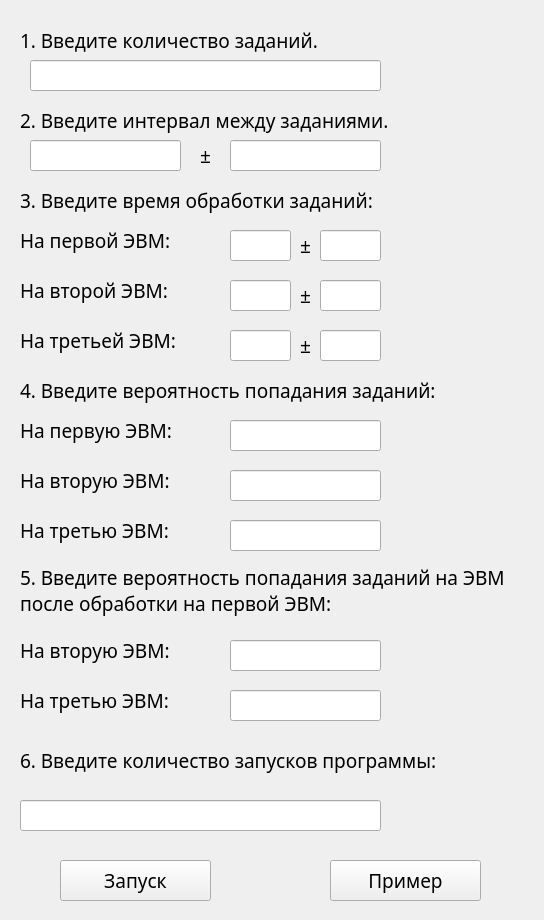
<?xml version="1.0" encoding="UTF-8"?>
<ui version="4.0">
 <class>MainWindow</class>
 <widget class="QMainWindow" name="MainWindow">
  <property name="geometry">
   <rect>
    <x>0</x>
    <y>0</y>
    <width>544</width>
    <height>920</height>
   </rect>
  </property>
  <property name="font">
   <font>
    <family>Century Gothic</family>
    <pointsize>14</pointsize>
   </font>
  </property>
  <property name="windowTitle">
   <string>Моделирование работы ЭВМ</string>
  </property>
  <property name="windowIcon">
   <iconset>
    <normaloff>icon.png</normaloff>icon.png</iconset>
  </property>
  <widget class="QWidget" name="centralwidget">
   <widget class="QLabel" name="label">
    <property name="geometry">
     <rect>
      <x>20</x>
      <y>20</y>
      <width>371</width>
      <height>41</height>
     </rect>
    </property>
    <property name="text">
     <string>1. Введите количество заданий.</string>
    </property>
   </widget>
   <widget class="QLineEdit" name="lineEdit">
    <property name="geometry">
     <rect>
      <x>30</x>
      <y>60</y>
      <width>351</width>
      <height>31</height>
     </rect>
    </property>
   </widget>
   <widget class="QLineEdit" name="lineEdit_2">
    <property name="geometry">
     <rect>
      <x>30</x>
      <y>140</y>
      <width>151</width>
      <height>31</height>
     </rect>
    </property>
    <property name="text">
     <string/>
    </property>
   </widget>
   <widget class="QLabel" name="label_2">
    <property name="geometry">
     <rect>
      <x>20</x>
      <y>100</y>
      <width>461</width>
      <height>41</height>
     </rect>
    </property>
    <property name="text">
     <string>2. Введите интервал между заданиями.</string>
    </property>
   </widget>
   <widget class="QLineEdit" name="lineEdit_3">
    <property name="geometry">
     <rect>
      <x>230</x>
      <y>140</y>
      <width>151</width>
      <height>31</height>
     </rect>
    </property>
   </widget>
   <widget class="QLabel" name="label_3">
    <property name="geometry">
     <rect>
      <x>200</x>
      <y>140</y>
      <width>31</width>
      <height>31</height>
     </rect>
    </property>
    <property name="text">
     <string>±</string>
    </property>
   </widget>
   <widget class="QLabel" name="label_4">
    <property name="geometry">
     <rect>
      <x>20</x>
      <y>180</y>
      <width>461</width>
      <height>41</height>
     </rect>
    </property>
    <property name="text">
     <string>3. Введите время обработки заданий:</string>
    </property>
   </widget>
   <widget class="QLabel" name="label_5">
    <property name="geometry">
     <rect>
      <x>20</x>
      <y>220</y>
      <width>201</width>
      <height>41</height>
     </rect>
    </property>
    <property name="text">
     <string>На первой ЭВМ:</string>
    </property>
   </widget>
   <widget class="QLineEdit" name="lineEdit_4">
    <property name="geometry">
     <rect>
      <x>230</x>
      <y>230</y>
      <width>61</width>
      <height>31</height>
     </rect>
    </property>
    <property name="text">
     <string/>
    </property>
   </widget>
   <widget class="QLabel" name="label_6">
    <property name="geometry">
     <rect>
      <x>20</x>
      <y>270</y>
      <width>201</width>
      <height>41</height>
     </rect>
    </property>
    <property name="text">
     <string>На второй ЭВМ:</string>
    </property>
   </widget>
   <widget class="QLineEdit" name="lineEdit_5">
    <property name="geometry">
     <rect>
      <x>230</x>
      <y>280</y>
      <width>61</width>
      <height>31</height>
     </rect>
    </property>
    <property name="text">
     <string/>
    </property>
   </widget>
   <widget class="QLabel" name="label_7">
    <property name="geometry">
     <rect>
      <x>20</x>
      <y>320</y>
      <width>201</width>
      <height>41</height>
     </rect>
    </property>
    <property name="text">
     <string>На третьей ЭВМ:</string>
    </property>
   </widget>
   <widget class="QLineEdit" name="lineEdit_6">
    <property name="geometry">
     <rect>
      <x>230</x>
      <y>330</y>
      <width>61</width>
      <height>31</height>
     </rect>
    </property>
    <property name="text">
     <string/>
    </property>
   </widget>
   <widget class="QLabel" name="label_8">
    <property name="geometry">
     <rect>
      <x>20</x>
      <y>370</y>
      <width>511</width>
      <height>41</height>
     </rect>
    </property>
    <property name="text">
     <string>4. Введите вероятность попадания заданий:</string>
    </property>
   </widget>
   <widget class="QLabel" name="label_9">
    <property name="geometry">
     <rect>
      <x>20</x>
      <y>510</y>
      <width>201</width>
      <height>41</height>
     </rect>
    </property>
    <property name="text">
     <string>На третью ЭВМ:</string>
    </property>
   </widget>
   <widget class="QLineEdit" name="lineEdit_7">
    <property name="geometry">
     <rect>
      <x>230</x>
      <y>470</y>
      <width>151</width>
      <height>31</height>
     </rect>
    </property>
    <property name="text">
     <string/>
    </property>
   </widget>
   <widget class="QLabel" name="label_10">
    <property name="geometry">
     <rect>
      <x>20</x>
      <y>460</y>
      <width>201</width>
      <height>41</height>
     </rect>
    </property>
    <property name="text">
     <string>На вторую ЭВМ:</string>
    </property>
   </widget>
   <widget class="QLabel" name="label_11">
    <property name="geometry">
     <rect>
      <x>20</x>
      <y>410</y>
      <width>201</width>
      <height>41</height>
     </rect>
    </property>
    <property name="text">
     <string>На первую ЭВМ:</string>
    </property>
   </widget>
   <widget class="QLineEdit" name="lineEdit_8">
    <property name="geometry">
     <rect>
      <x>230</x>
      <y>420</y>
      <width>151</width>
      <height>31</height>
     </rect>
    </property>
    <property name="text">
     <string/>
    </property>
   </widget>
   <widget class="QLineEdit" name="lineEdit_9">
    <property name="geometry">
     <rect>
      <x>230</x>
      <y>520</y>
      <width>151</width>
      <height>31</height>
     </rect>
    </property>
    <property name="text">
     <string/>
    </property>
   </widget>
   <widget class="QLabel" name="label_12">
    <property name="geometry">
     <rect>
      <x>20</x>
      <y>560</y>
      <width>511</width>
      <height>61</height>
     </rect>
    </property>
    <property name="text">
     <string>5. Введите вероятность попадания заданий на ЭВМ после обработки на первой ЭВМ:</string>
    </property>
    <property name="wordWrap">
     <bool>true</bool>
    </property>
   </widget>
   <widget class="QLabel" name="label_13">
    <property name="geometry">
     <rect>
      <x>20</x>
      <y>630</y>
      <width>201</width>
      <height>41</height>
     </rect>
    </property>
    <property name="text">
     <string>На вторую ЭВМ:</string>
    </property>
   </widget>
   <widget class="QLabel" name="label_14">
    <property name="geometry">
     <rect>
      <x>20</x>
      <y>680</y>
      <width>201</width>
      <height>41</height>
     </rect>
    </property>
    <property name="text">
     <string>На третью ЭВМ:</string>
    </property>
   </widget>
   <widget class="QLineEdit" name="lineEdit_10">
    <property name="geometry">
     <rect>
      <x>230</x>
      <y>690</y>
      <width>151</width>
      <height>31</height>
     </rect>
    </property>
    <property name="text">
     <string/>
    </property>
   </widget>
   <widget class="QLineEdit" name="lineEdit_11">
    <property name="geometry">
     <rect>
      <x>230</x>
      <y>640</y>
      <width>151</width>
      <height>31</height>
     </rect>
    </property>
    <property name="text">
     <string/>
    </property>
   </widget>
   <widget class="QPushButton" name="pushButton">
    <property name="geometry">
     <rect>
      <x>60</x>
      <y>860</y>
      <width>151</width>
      <height>41</height>
     </rect>
    </property>
    <property name="text">
     <string>Запуск</string>
    </property>
   </widget>
   <widget class="QLabel" name="label_15">
    <property name="geometry">
     <rect>
      <x>20</x>
      <y>730</y>
      <width>511</width>
      <height>61</height>
     </rect>
    </property>
    <property name="text">
     <string>6. Введите количество запусков программы:</string>
    </property>
    <property name="wordWrap">
     <bool>true</bool>
    </property>
   </widget>
   <widget class="QLineEdit" name="lineEdit_12">
    <property name="geometry">
     <rect>
      <x>20</x>
      <y>800</y>
      <width>361</width>
      <height>31</height>
     </rect>
    </property>
    <property name="text">
     <string/>
    </property>
   </widget>
   <widget class="QPushButton" name="pushButton_2">
    <property name="geometry">
     <rect>
      <x>330</x>
      <y>860</y>
      <width>151</width>
      <height>41</height>
     </rect>
    </property>
    <property name="text">
     <string>Пример</string>
    </property>
   </widget>
   <widget class="QLineEdit" name="lineEdit_13">
    <property name="geometry">
     <rect>
      <x>320</x>
      <y>230</y>
      <width>61</width>
      <height>31</height>
     </rect>
    </property>
   </widget>
   <widget class="QLabel" name="label_16">
    <property name="geometry">
     <rect>
      <x>300</x>
      <y>230</y>
      <width>31</width>
      <height>31</height>
     </rect>
    </property>
    <property name="text">
     <string>±</string>
    </property>
   </widget>
   <widget class="QLabel" name="label_17">
    <property name="geometry">
     <rect>
      <x>300</x>
      <y>280</y>
      <width>31</width>
      <height>31</height>
     </rect>
    </property>
    <property name="text">
     <string>±</string>
    </property>
   </widget>
   <widget class="QLineEdit" name="lineEdit_14">
    <property name="geometry">
     <rect>
      <x>320</x>
      <y>280</y>
      <width>61</width>
      <height>31</height>
     </rect>
    </property>
   </widget>
   <widget class="QLabel" name="label_18">
    <property name="geometry">
     <rect>
      <x>300</x>
      <y>330</y>
      <width>31</width>
      <height>31</height>
     </rect>
    </property>
    <property name="text">
     <string>±</string>
    </property>
   </widget>
   <widget class="QLineEdit" name="lineEdit_15">
    <property name="geometry">
     <rect>
      <x>320</x>
      <y>330</y>
      <width>61</width>
      <height>31</height>
     </rect>
    </property>
   </widget>
  </widget>
 </widget>
 <resources/>
 <connections/>
</ui>
